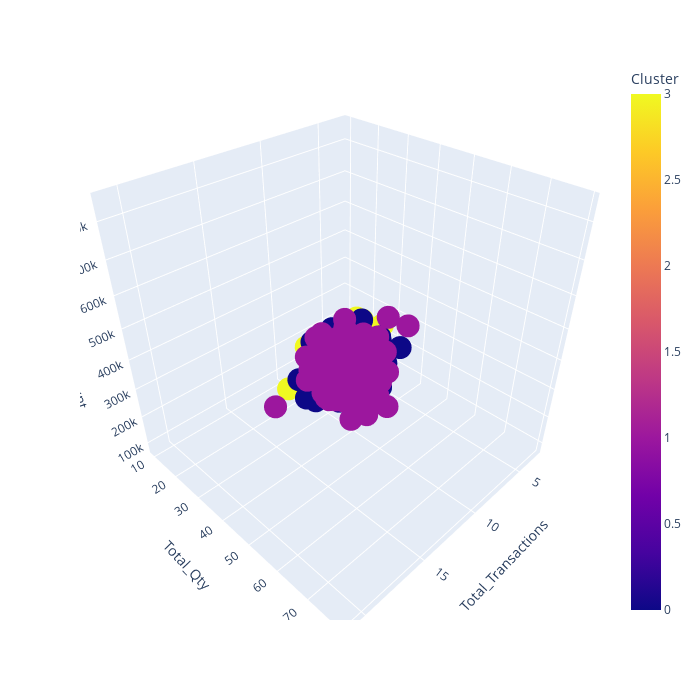

Here is the notebook cell this chart was saved with:
### Code cell
px.scatter_3d(data_frame=seg_result, x='Total_Transactions', y='Total_Qty', z='Total_Amount', color='Cluster', size_max=1, width=700, height=700)

### Figure 1 — Plotly figure (JSON) as saved in the notebook; plotly's stock layout.template omitted (floating-point values rounded to 4 significant figures; data arrays with more than 128 entries replaced by an {"elided": "..."} marker saying what was removed)
{"data": [{"hovertemplate": "Total_Transactions=%{x}<br>Total_Qty=%{y}<br>Total_Amount=%{z}<br>Cluster=%{marker.color}<extra></extra>", "legendgroup": "", "marker": {"color": {"elided": "447 int values"}, "coloraxis": "coloraxis", "symbol": "circle"}, "mode": "markers", "name": "", "scene": "scene", "showlegend": false, "type": "scatter3d", "x": {"elided": "447 int values"}, "y": {"elided": "447 int values"}, "z": {"elided": "447 int values"}}], "layout": {"coloraxis": {"colorbar": {"title": {"text": "Cluster"}}, "colorscale": [[0, "#0d0887"], [0.1111, "#46039f"], [0.2222, "#7201a8"], [0.3333, "#9c179e"], [0.4444, "#bd3786"], [0.5556, "#d8576b"], [0.6667, "#ed7953"], [0.7778, "#fb9f3a"], [0.8889, "#fdca26"], [1, "#f0f921"]]}, "height": 700, "legend": {"tracegroupgap": 0}, "margin": {"t": 60}, "scene": {"domain": {"x": [0, 1], "y": [0, 1]}, "xaxis": {"title": {"text": "Total_Transactions"}}, "yaxis": {"title": {"text": "Total_Qty"}}, "zaxis": {"title": {"text": "Total_Amount"}}}, "width": 700}}
